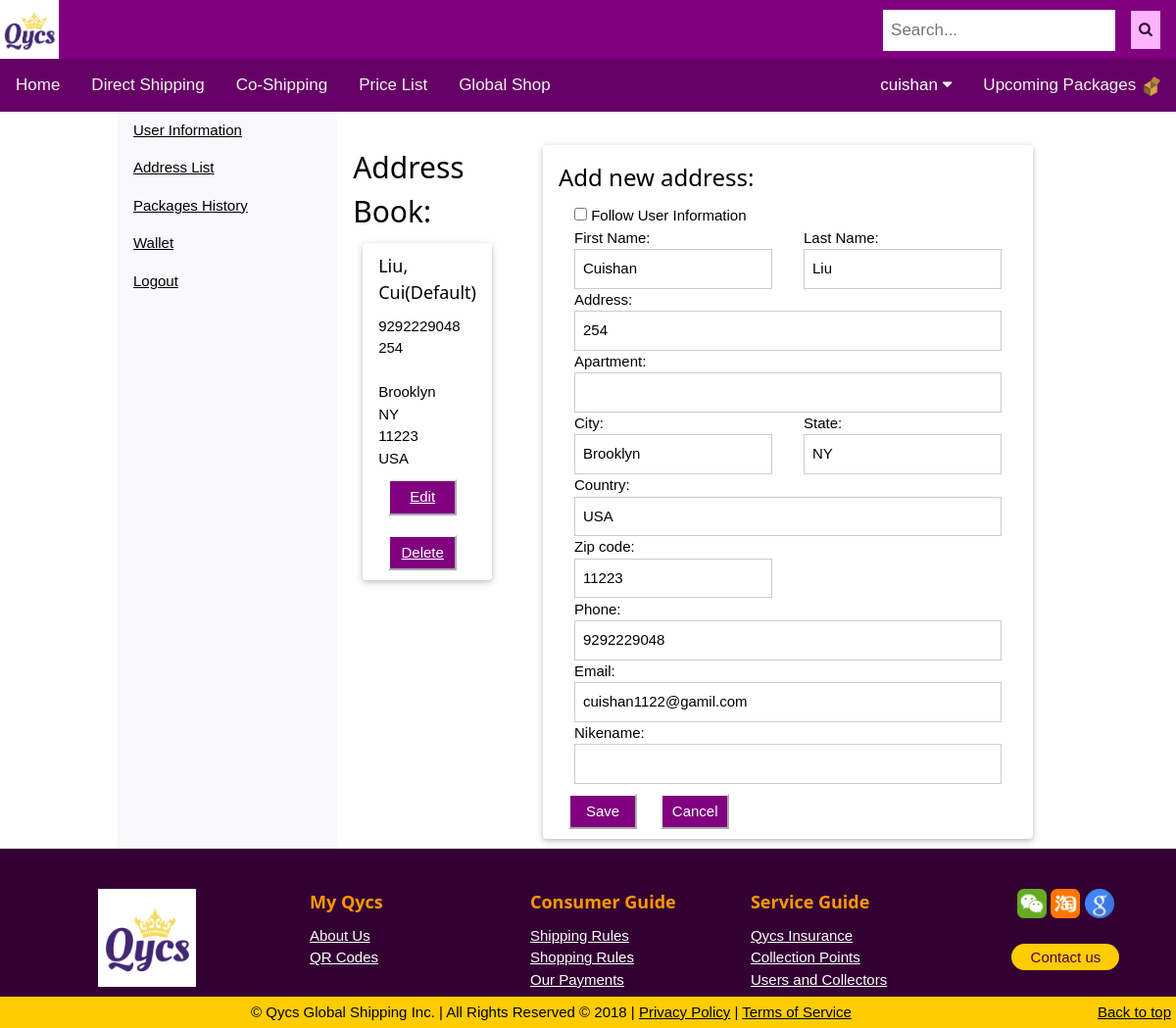
Page /myaccount/address/36/eidt (signed in) on the committed database.
### main/models.py (models this page shows, shortened)
class UserProfile(models.Model):
	user = models.OneToOneField(User, on_delete=models.PROTECT, primary_key = True)
	bound_email = models.BooleanField(default =False)
	bound_email.boolean = True
	phone = models.CharField(validators=[phone_regex], max_length=25, blank=True, default='',verbose_name= 'Phone Number')
	default_address = models.OneToOneField(Address, on_delete=models.CASCADE, blank=True, null=True, verbose_name= 'Default Mailing Address')
	default_col = models.ForeignKey(CollectionPoint, on_delete=models.DO_NOTHING, blank=True, null=True, verbose_name= 'Default Collection Point')
	reward = models.PositiveIntegerField(default = 0)
	birthday = models.DateField(blank=True, null=True,verbose_name= 'Date of Birth')
	default_pay_card = models.OneToOneField(Card, on_delete=models.DO_NOTHING, blank=True, null=True, verbose_name= 'Default Payment')
	default_pay_account = models.OneToOneField(OtherPayMethod, on_delete=models.DO_NOTHING, blank=True, null=True, verbose_name= 'Default Payment')
	updated_date = models.DateTimeField(auto_now = True, blank=True, null=True)
	country = models.CharField(max_length=100, blank=True, default='',verbose_name= 'Country')
	language = models.CharField(max_length=100, blank=True, default='',verbose_name= 'Language')

class Address_Common_Info(models.Model):
	address = models.CharField(max_length=300, default='',verbose_name='地址' )
	apt = models.CharField(blank=True, max_length=10, default='',verbose_name='Apartment' )
	city = models.CharField(max_length=100, default='',verbose_name= 'City')
	state = models.CharField(max_length=100, default='',verbose_name= 'State')
	country = models.CharField(max_length=100, default='',verbose_name= 'Country')
	zipcode = models.CharField(max_length=5, default='', verbose_name= 'Zip Code')
	memo = models.TextField(blank = True, default='', verbose_name= 'Address Meno')
	class Meta:
		abstract = True

class Address(Address_Common_Info):
	user = models.ForeignKey(User, on_delete=models.SET_NULL, blank=True, null=True, verbose_name= 'User')
	follow_user_infor = models.BooleanField(default = False)
	created_date = models.DateTimeField(auto_now_add = True, blank=True, null=True)
	first_name = models.CharField(max_length=100, blank=True,default='',verbose_name= 'First Name')
	last_name = models.CharField(max_length=100, blank=True,default='',verbose_name= 'Last Name')
	location_name = models.CharField(blank=True, max_length=100, default='',verbose_name= 'Location Nickname')
	phone = models.CharField(validators=[phone_regex], max_length=25, blank=True, default='',verbose_name= 'Phone Number')
	email = models.EmailField(max_length=100, blank=True, default='',verbose_name= 'Email Address')
	updated_date = models.DateTimeField(auto_now = True, blank=True, null=True)

### main/views.py (the view, shortened to what this page needs)
# urls.py: path('myaccount/address/<int:add_id>/eidt', login_required(views.EditAddressView.as_view()), name='editaddress'),
class EditAddressView(TemplateView):
	template_name = 'main/address.html'
	def get(self, request, add_id):
		form = AddressForm()
		add = Address.objects.get(pk=add_id)
		return render(request, self.template_name, {'form': form, 'add':add})

### main/templates/main/address.html (shortened to what this page needs)
{% extends "main/account.html" %}
{% block account_content %}
<div class="w3-cell w3-container w3-mobile">
    <h2>Address Book:</h2>
    <div class="w3-card-2 w3-round w3-container ">
        {% if user.userprofile.default_address %}
            {% if not user.userprofile.default_address.follow_user_infor %}
                <h5>{{user.userprofile.default_address.last_name}}, {{user.userprofile.default_address.first_name}}(Default)</h5>
                    {% if user.userprofile.default_address.phone and user.userprofile.default_address.email %}
                        {{user.userprofile.default_address.phone}} |
                        {{user.userprofile.default_address.email}}<br/>
                    {% elif user.userprofile.default_address.phone or user.userprofile.default_address.email%}
                        {{user.userprofile.default_address.phone}} {{user.userprofile.default_address.email}}<br/>
                    {% endif %}
            {% else %}
                (Default)<br/>
            {% endif %}
            {{user.userprofile.default_address.address}}<br/>
            {{user.userprofile.default_address.apt}}<br/>
            {{user.userprofile.default_address.city}}<br/>
            {{user.userprofile.default_address.state}}<br/>
            {{user.userprofile.default_address.zipcode}}<br/>
            {{user.userprofile.default_address.country}}<br/>
            <button><a href="{% url 'editaddress' user.userprofile.default_address.id %}" >Edit</a></button>
            <button><a href="{% url 'deleteaddress' user.userprofile.default_address.id %}" >Delete</a></button>
        {% endif %}
  </div>
</div>
<div class="w3-cell w3-container w3-mobile">
    <div class="w3-card-2 w3-round w3-container w3-mobile" style="width:500px">
        <form method="post">
         <h3> Add new address:</h3>
        <div class="w3-container">
            <input type="checkbox" name="follow_user_infor" id="id_follow_user_infor" value="{{add.follow_user_infor}}"> Follow User Information
        </div>
        <div class="w3-half w3-container">
        First Name:
            <input type="text" name="first_name" class="w3-input w3-border" id="id_first_name" value="{{add.first_name}}">
        </div>
        <div class="w3-half w3-container">
        Last Name:
            <input type="text" name="last_name" class="w3-input w3-border" id="id_last_name" value="{{add.last_name}}">
        </div>
        <div class="w3-container">
        Address:
            <input type="text" name="address" class="w3-input w3-border" id="id_address" value="{{add.address}}">
        Apartment:
            <input type="text" name="apt" class="w3-input w3-border" id="id_apt" value="{{add.apt}}">
        </div>
        <div class="w3-half w3-container">
        City:
            <input type="text" name="city" class="w3-input w3-border" id="id_city" value="{{add.city}}">
        </div>
        <div class="w3-half w3-container">
        State:
            <input type="text" name="state" class="w3-input w3-border" id="id_state" value="{{add.state}}">
        </div>
        <div class="w3-row w3-container">
        Country:
            <input type="text" name="country" class="w3-input w3-border" id="id_country" value="{{add.country}}">
        </div>
        <div class="w3-half w3-container">
        Zip code:
            <input type="text" name="zipcode" class="w3-input w3-border" id="id_zipcode" value="{{add.zipcode}}">
        </div>
        <div class="w3-container">
        Phone:
            <input type="text" name="phone" class="w3-input w3-border" id="id_phone"  value="{{add.phone}}">
        Email:
            <input type="text" name="email" class="w3-input w3-border" id="id_email" value="{{add.email}}">
        Nikename:
            <input type="text" name="location_name" class="w3-input w3-border" id="id_location_name" value="{{add.location_name}}">
        </div>
        <input type="submit" value="Save" >
        <button class="btn" type="submit" name="cancel" value="Cancel" >Cancel</button>
        </form>
    </div>
</div>
{% endblock %}

### main/templates/main/base.html (shortened to what this page needs)
{% load static %}
<!doctype html>
<html lang="en">
  <head>
    <link rel="stylesheet" href="{% static 'css/style.css' %}">
    <link rel="stylesheet" href="{% static 'css/w3.css' %}">
    <link rel="stylesheet" href="https://cdnjs.cloudflare.com/ajax/libs/font-awesome/4.7.0/css/font-awesome.min.css">
</head>
<body>
<header>
    <div class = "navlogo">
      <img src="{% static 'image/logo.png' %}" alt="logo" width="60" height="60" />
      <div class ="search">
        <input type="text" placeholder="Search..." name="search">
        <button type="submit"><i class="fa fa-search"></i></button>
      </div>
    </div>
</header>
<div class="w3-bar">
    <div class="topnav " id="myTopnav">
      <a href="{% url 'home' %}">Home</a>
      <a href="{% url 'add_direct_shipping' %}">Direct Shipping</a>
      <a href="{% url 'collection_points' %}">Co-Shipping</a>
      <a href="">Price List</a>
      <a href="">Global Shop</a>
      <div class="topnav-right">
          {% if user.is_authenticated %}
            <div class="dropdown">
              <button class="dropbtn">{{user.username}}
                <i class="fa fa-caret-down"></i>
              </button>
            </div>
          {% endif %}
        <a href="{% url 'packagecard' %}">Upcoming Packages
        <img src="{% static 'image/box.png' %}" width="20" height="20"></a>
      </div>
  </div>
</div>
  <div class="w3-cell-row w3-mobile" style="width:80%;margin-left:auto;margin-right: auto">
  {% block content %}
  {% endblock %}
  </div>
    <div id="footer">
      <div class="w3-row">
        <div class="w3-quarter w3-container">
          <center><h5><a href="{% url 'home' %}"><img width="100" height="100" src="{% static 'image/logo.png'%}"></a></h5></center>
        </div>
        <div class = "w3-threequarter">
          <div class="w3-quarter w3-container">
                <h5 class="w3-text-orange" >My Qycs</h5>
                <a class="w3-text-white w3-medium" href="">About Us</a><br/>
                <a class="w3-text-white w3-medium" href="">QR Codes</a><br/>
          </div>
          <div class="w3-quarter w3-container">
                <h5 class="w3-text-orange" >Consumer Guide</h5>
                <a class="w3-text-white w3-medium" href="">Shipping Rules</a><br/>
            <a class="w3-text-white w3-medium" href="">Shopping Rules</a><br/>
            <a class="w3-text-white w3-medium" href="">Our Payments</a><br/>
          </div>
          <div class="w3-quarter w3-container">
            <h5 class="w3-text-orange">Service Guide</h5>
            <a class="w3-text-white w3-medium" href="">Qycs Insurance</a><br/>
            <a class="w3-text-white w3-medium" href="">Collection Points</a><br/>
            <a class="w3-text-white w3-medium" href="">Users and Collectors</a>
          </div>
          <div class="w3-quarter w3-container">
            <div class="social-networks">
              <a href="#" class="wechat"><img src="{% static 'image/wechat.ico' %}" width="30" height="30"></a>
              <a href="#" class="taobao"><img src="{% static 'image/taobao.ico' %}" width="30" height="30"></a>
              <a href="#" class="google"><img src="{% static 'image/google.ico' %}" width="30" height="30"></a>
            </div>
            <button type="button" class="btn btn-default">Contact us</button><br/>
          </div>
        </div>
      </div>
    </div>
    <div class="footer-copyright">
                &copy; Qycs Global Shipping Inc. | All Rights Reserved © 2018 |
      <a href="">Privacy Policy</a> | <a href="">Terms of Service</a>
      <span class="float-right"> <a href="">Back to top</a></span>
    </div>
</body>
</html>

### main/static/css/style.css (style rules this page uses)
body { font-family: Arial, Helvetica, sans-serif; }
.navlogo { background-color: #800080; }
.navlogo .search { float: right; }
.navlogo input[type=text] { padding: 8px; border: none; margin-top: 10px; margin-right: 16px; font-size: 17px; }
.navlogo .search button { color:#330033; background-color: #ffb3ff; float: right; padding: 8px; border: none; margin-top: 11px; margin-right: 16px; }
.topnav { overflow: hidden; background-color: #660066; }
.topnav-right { float: right; }
.topnav-right img { margin: 0; }
.topnav a { float: left; display: block; color: #f2f2f2; text-align: center; padding: 14px 16px; text-decoration: none; font-size: 17px; }
.dropdown { float: left; overflow: hidden; }
.dropdown .dropbtn { font-size: 17px; border: none; outline: none; color: white; padding: 14px 16px; background-color: inherit; font-family: inherit; margin: 0; }
.float-right { float: right; }
.w3-cell-row button, input[type="submit"] { background-color: #800080; color: #fff; padding: 5px 5px 5px 5px; border-width: 2px; border-color: #fff; border-style: outset; min-width: 70px; margin: 10px; }
.w3-card-2 { margin: 10px; }
#footer { background-color: #330033; color:#1a001a; padding-top: 10px; width:100%; bottom:0; margin-bottom: 0; padding-bottom: 0; }
#footer h5 { font-size: 18px; color: white; font-weight: bold; margin-top: 30px; }
#footer .social-networks { text-align: center; padding-top: 30px; padding-bottom: 16px; }
#footer button { color: #4d004d; background-color: #ffcc00; border-radius: 20px; border: none; width: 110px; display: block; margin: 0 auto; margin-top: 10px; line-height: 25px; }
.footer-copyright { background-color:#FFCC00; text-align: center; margin: 0; padding: 5px; }

### main/static/css/w3.css (style rules this page uses)
html { box-sizing:border-box }
*,*:before,*:after { box-sizing:inherit }
html { -ms-text-size-adjust:100%;-webkit-text-size-adjust:100% }
body { margin:0 }
article,aside,details,figcaption,figure,footer,header,main,menu,nav,section,summary { display:block }
a { background-color:transparent;-webkit-text-decoration-skip:objects }
img { border-style:none }
button,input,select,textarea { font:inherit;margin:0 }
button,input { overflow:visible }
button,select { text-transform:none }
button,html [type=button],[type=reset],[type=submit] { -webkit-appearance:button }
[type=checkbox],[type=radio] { padding:0 }
html,body { font-family:Verdana,sans-serif;font-size:15px;line-height:1.5 }
html { overflow-x:hidden }
h2 { font-size:30px }
h3 { font-size:24px }
h5 { font-size:18px }
h1,h2,h3,h4,h5,h6 { font-family:"Segoe UI",Arial,sans-serif;font-weight:400;margin:10px 0 }
img { vertical-align:middle }
a { color:inherit }
.w3-input { padding:8px;display:block;border:none;border-bottom:1px solid #ccc;width:100% }
.w3-bar { width:100%;overflow:hidden }
.w3-container:after,.w3-container:before,.w3-panel:after,.w3-panel:before,.w3-row:after,.w3-row:before,.w3-row-padding:after,.w3-row-padding:before, .w3-cell-row:before,.w3-cell-row:after,.w3-clear:after,.w3-clear:before,.w3-bar:before,.w3-bar:after { content:"";display:table;clear:both }
.w3-col,.w3-half,.w3-third,.w3-twothird,.w3-threequarter,.w3-quarter { float:left;width:100% }
@media (min-width:601px) { .w3-col.m3,.w3-quarter { width:24.99999% } }
@media (min-width:601px) { .w3-col.m6,.w3-half { width:49.99999% } }
@media (min-width:601px) { .w3-col.m9,.w3-threequarter { width:74.99999% } }
.w3-cell-row { display:table;width:100% }
.w3-cell { display:table-cell }
.w3-round,.w3-round-medium { border-radius:4px }
.w3-container,.w3-panel { padding:0.01em 16px }
.w3-card,.w3-card-2 { box-shadow:0 2px 5px 0 rgba(0,0,0,0.16),0 2px 10px 0 rgba(0,0,0,0.12) }
.w3-medium { font-size:15px!important }
.w3-border { border:1px solid #ccc!important }
.w3-text-orange,.w3-hover-text-orange:hover { color:#ff9800!important }
.w3-text-white,.w3-hover-text-white:hover { color:#fff!important }

### rows in the picture
Address: first_name "Cuishan", last_name "Liu", address "254", city "Brooklyn", state "NY", country "USA", zipcode "11223", phone "9292229048", email "cuishan1122@gamil.com"

### other values in the picture
{{ user.username }} "cuishan"
{{ user.userprofile.default_address.last_name }} "Liu"
{{ user.userprofile.default_address.first_name }} "Cui"
{{ user.userprofile.default_address.phone }} "9292229048"
{{ user.userprofile.default_address.address }} "254"
{{ user.userprofile.default_address.city }} "Brooklyn"
{{ user.userprofile.default_address.state }} "NY"
{{ user.userprofile.default_address.zipcode }} "11223"
{{ user.userprofile.default_address.country }} "USA"
